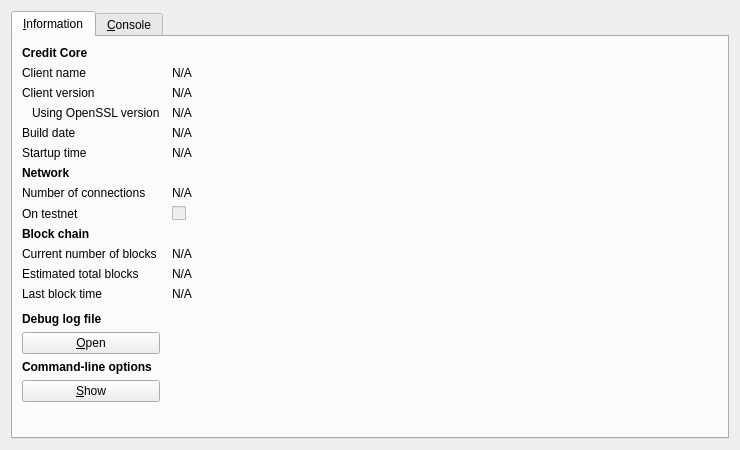
<?xml version="1.0" encoding="UTF-8"?>
<ui version="4.0">
 <class>RPCConsole</class>
 <widget class="QDialog" name="RPCConsole">
  <property name="geometry">
   <rect>
    <x>0</x>
    <y>0</y>
    <width>740</width>
    <height>450</height>
   </rect>
  </property>
  <property name="windowTitle">
   <string>Credit - Debug window</string>
  </property>
  <layout class="QVBoxLayout" name="verticalLayout_2">
   <item>
    <widget class="QTabWidget" name="tabWidget">
     <property name="currentIndex">
      <number>0</number>
     </property>
     <widget class="QWidget" name="tab_info">
      <attribute name="title">
       <string>&amp;Information</string>
      </attribute>
      <layout class="QGridLayout" name="gridLayout" columnstretch="0,1">
       <property name="horizontalSpacing">
        <number>12</number>
       </property>
       <item row="0" column="0">
        <widget class="QLabel" name="label_9">
         <property name="font">
          <font>
           <weight>75</weight>
           <bold>true</bold>
          </font>
         </property>
         <property name="text">
          <string>Credit Core</string>
         </property>
        </widget>
       </item>
       <item row="1" column="0">
        <widget class="QLabel" name="label_5">
         <property name="text">
          <string>Client name</string>
         </property>
        </widget>
       </item>
       <item row="1" column="1">
        <widget class="QLabel" name="clientName">
         <property name="cursor">
          <cursorShape>IBeamCursor</cursorShape>
         </property>
         <property name="text">
          <string>N/A</string>
         </property>
         <property name="textFormat">
          <enum>Qt::PlainText</enum>
         </property>
         <property name="textInteractionFlags">
          <set>Qt::LinksAccessibleByMouse|Qt::TextSelectableByKeyboard|Qt::TextSelectableByMouse</set>
         </property>
        </widget>
       </item>
       <item row="2" column="0">
        <widget class="QLabel" name="label_6">
         <property name="text">
          <string>Client version</string>
         </property>
        </widget>
       </item>
       <item row="2" column="1">
        <widget class="QLabel" name="clientVersion">
         <property name="cursor">
          <cursorShape>IBeamCursor</cursorShape>
         </property>
         <property name="text">
          <string>N/A</string>
         </property>
         <property name="textFormat">
          <enum>Qt::PlainText</enum>
         </property>
         <property name="textInteractionFlags">
          <set>Qt::LinksAccessibleByMouse|Qt::TextSelectableByKeyboard|Qt::TextSelectableByMouse</set>
         </property>
        </widget>
       </item>
       <item row="3" column="0">
        <widget class="QLabel" name="label_14">
         <property name="text">
          <string>Using OpenSSL version</string>
         </property>
         <property name="indent">
          <number>10</number>
         </property>
        </widget>
       </item>
       <item row="3" column="1">
        <widget class="QLabel" name="openSSLVersion">
         <property name="cursor">
          <cursorShape>IBeamCursor</cursorShape>
         </property>
         <property name="text">
          <string>N/A</string>
         </property>
         <property name="textFormat">
          <enum>Qt::PlainText</enum>
         </property>
         <property name="textInteractionFlags">
          <set>Qt::LinksAccessibleByMouse|Qt::TextSelectableByKeyboard|Qt::TextSelectableByMouse</set>
         </property>
        </widget>
       </item>
       <item row="4" column="0">
        <widget class="QLabel" name="label_12">
         <property name="text">
          <string>Build date</string>
         </property>
        </widget>
       </item>
       <item row="4" column="1">
        <widget class="QLabel" name="buildDate">
         <property name="cursor">
          <cursorShape>IBeamCursor</cursorShape>
         </property>
         <property name="text">
          <string>N/A</string>
         </property>
         <property name="textFormat">
          <enum>Qt::PlainText</enum>
         </property>
         <property name="textInteractionFlags">
          <set>Qt::LinksAccessibleByMouse|Qt::TextSelectableByKeyboard|Qt::TextSelectableByMouse</set>
         </property>
        </widget>
       </item>
       <item row="5" column="0">
        <widget class="QLabel" name="label_13">
         <property name="text">
          <string>Startup time</string>
         </property>
        </widget>
       </item>
       <item row="5" column="1">
        <widget class="QLabel" name="startupTime">
         <property name="cursor">
          <cursorShape>IBeamCursor</cursorShape>
         </property>
         <property name="text">
          <string>N/A</string>
         </property>
         <property name="textFormat">
          <enum>Qt::PlainText</enum>
         </property>
         <property name="textInteractionFlags">
          <set>Qt::LinksAccessibleByMouse|Qt::TextSelectableByKeyboard|Qt::TextSelectableByMouse</set>
         </property>
        </widget>
       </item>
       <item row="6" column="0">
        <widget class="QLabel" name="label_11">
         <property name="font">
          <font>
           <weight>75</weight>
           <bold>true</bold>
          </font>
         </property>
         <property name="text">
          <string>Network</string>
         </property>
        </widget>
       </item>
       <item row="7" column="0">
        <widget class="QLabel" name="label_7">
         <property name="text">
          <string>Number of connections</string>
         </property>
        </widget>
       </item>
       <item row="7" column="1">
        <widget class="QLabel" name="numberOfConnections">
         <property name="cursor">
          <cursorShape>IBeamCursor</cursorShape>
         </property>
         <property name="text">
          <string>N/A</string>
         </property>
         <property name="textFormat">
          <enum>Qt::PlainText</enum>
         </property>
         <property name="textInteractionFlags">
          <set>Qt::LinksAccessibleByMouse|Qt::TextSelectableByKeyboard|Qt::TextSelectableByMouse</set>
         </property>
        </widget>
       </item>
       <item row="8" column="0">
        <widget class="QLabel" name="label_8">
         <property name="text">
          <string>On testnet</string>
         </property>
        </widget>
       </item>
       <item row="8" column="1">
        <widget class="QCheckBox" name="isTestNet">
         <property name="enabled">
          <bool>false</bool>
         </property>
         <property name="text">
          <string/>
         </property>
        </widget>
       </item>
       <item row="9" column="0">
        <widget class="QLabel" name="label_10">
         <property name="font">
          <font>
           <weight>75</weight>
           <bold>true</bold>
          </font>
         </property>
         <property name="text">
          <string>Block chain</string>
         </property>
        </widget>
       </item>
       <item row="10" column="0">
        <widget class="QLabel" name="label_3">
         <property name="text">
          <string>Current number of blocks</string>
         </property>
        </widget>
       </item>
       <item row="10" column="1">
        <widget class="QLabel" name="numberOfBlocks">
         <property name="cursor">
          <cursorShape>IBeamCursor</cursorShape>
         </property>
         <property name="text">
          <string>N/A</string>
         </property>
         <property name="textFormat">
          <enum>Qt::PlainText</enum>
         </property>
         <property name="textInteractionFlags">
          <set>Qt::LinksAccessibleByMouse|Qt::TextSelectableByKeyboard|Qt::TextSelectableByMouse</set>
         </property>
        </widget>
       </item>
       <item row="11" column="0">
        <widget class="QLabel" name="label_4">
         <property name="text">
          <string>Estimated total blocks</string>
         </property>
        </widget>
       </item>
       <item row="11" column="1">
        <widget class="QLabel" name="totalBlocks">
         <property name="cursor">
          <cursorShape>IBeamCursor</cursorShape>
         </property>
         <property name="text">
          <string>N/A</string>
         </property>
         <property name="textFormat">
          <enum>Qt::PlainText</enum>
         </property>
         <property name="textInteractionFlags">
          <set>Qt::LinksAccessibleByMouse|Qt::TextSelectableByKeyboard|Qt::TextSelectableByMouse</set>
         </property>
        </widget>
       </item>
       <item row="12" column="0">
        <widget class="QLabel" name="label_2">
         <property name="text">
          <string>Last block time</string>
         </property>
        </widget>
       </item>
       <item row="12" column="1">
        <widget class="QLabel" name="lastBlockTime">
         <property name="cursor">
          <cursorShape>IBeamCursor</cursorShape>
         </property>
         <property name="text">
          <string>N/A</string>
         </property>
         <property name="textFormat">
          <enum>Qt::PlainText</enum>
         </property>
         <property name="textInteractionFlags">
          <set>Qt::LinksAccessibleByMouse|Qt::TextSelectableByKeyboard|Qt::TextSelectableByMouse</set>
         </property>
        </widget>
       </item>
       <item row="13" column="0">
        <spacer name="verticalSpacer_2">
         <property name="orientation">
          <enum>Qt::Vertical</enum>
         </property>
         <property name="sizeHint" stdset="0">
          <size>
           <width>20</width>
           <height>20</height>
          </size>
         </property>
        </spacer>
       </item>
       <item row="14" column="0">
        <widget class="QLabel" name="labelDebugLogfile">
         <property name="font">
          <font>
           <weight>75</weight>
           <bold>true</bold>
          </font>
         </property>
         <property name="text">
          <string>Debug log file</string>
         </property>
        </widget>
       </item>
       <item row="15" column="0">
        <widget class="QPushButton" name="openDebugLogfileButton">
         <property name="toolTip">
          <string>Open the Credit debug log file from the current data directory. This can take a few seconds for large log files.</string>
         </property>
         <property name="text">
          <string>&amp;Open</string>
         </property>
         <property name="autoDefault">
          <bool>false</bool>
         </property>
        </widget>
       </item>
       <item row="16" column="0">
        <widget class="QLabel" name="labelCLOptions">
         <property name="font">
          <font>
           <weight>75</weight>
           <bold>true</bold>
          </font>
         </property>
         <property name="text">
          <string>Command-line options</string>
         </property>
        </widget>
       </item>
       <item row="17" column="0">
        <widget class="QPushButton" name="showCLOptionsButton">
         <property name="toolTip">
          <string>Show the Credit-Qt help message to get a list with possible Credit command-line options.</string>
         </property>
         <property name="text">
          <string>&amp;Show</string>
         </property>
         <property name="autoDefault">
          <bool>false</bool>
         </property>
        </widget>
       </item>
       <item row="18" column="0">
        <spacer name="verticalSpacer">
         <property name="orientation">
          <enum>Qt::Vertical</enum>
         </property>
         <property name="sizeHint" stdset="0">
          <size>
           <width>20</width>
           <height>40</height>
          </size>
         </property>
        </spacer>
       </item>
      </layout>
     </widget>
     <widget class="QWidget" name="tab_console">
      <attribute name="title">
       <string>&amp;Console</string>
      </attribute>
      <layout class="QVBoxLayout" name="verticalLayout_3">
       <property name="spacing">
        <number>3</number>
       </property>
       <item>
        <widget class="QTextEdit" name="messagesWidget">
         <property name="minimumSize">
          <size>
           <width>0</width>
           <height>100</height>
          </size>
         </property>
         <property name="readOnly">
          <bool>true</bool>
         </property>
         <property name="tabKeyNavigation" stdset="0">
          <bool>false</bool>
         </property>
         <property name="columnCount" stdset="0">
          <number>2</number>
         </property>
        </widget>
       </item>
       <item>
        <layout class="QHBoxLayout" name="horizontalLayout">
         <property name="spacing">
          <number>3</number>
         </property>
         <item>
          <widget class="QLabel" name="label">
           <property name="text">
            <string notr="true">&gt;</string>
           </property>
          </widget>
         </item>
         <item>
          <widget class="QLineEdit" name="lineEdit"/>
         </item>
         <item>
          <widget class="QPushButton" name="clearButton">
           <property name="maximumSize">
            <size>
             <width>24</width>
             <height>24</height>
            </size>
           </property>
           <property name="toolTip">
            <string>Clear console</string>
           </property>
           <property name="text">
            <string/>
           </property>
           <property name="icon">
            <iconset resource="../bitcoin.qrc">
             <normaloff>:/icons/remove</normaloff>:/icons/remove</iconset>
           </property>
           <property name="shortcut">
            <string notr="true">Ctrl+L</string>
           </property>
           <property name="autoDefault">
            <bool>false</bool>
           </property>
          </widget>
         </item>
        </layout>
       </item>
      </layout>
     </widget>
    </widget>
   </item>
  </layout>
 </widget>
 <resources>
  <include location="../bitcoin.qrc"/>
 </resources>
 <connections/>
</ui>
